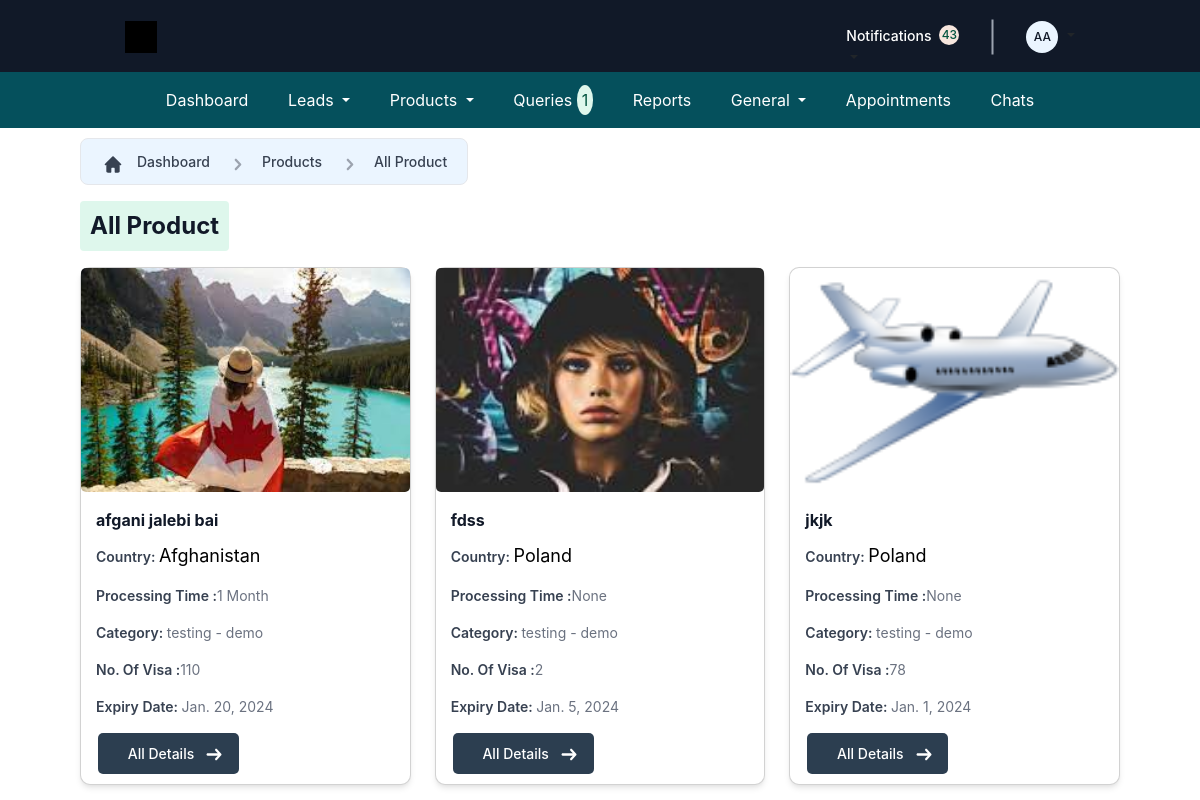
Screenshot of /Agent/PackageList/ (signed in) with the database file from the repository.
### crm_app/models.py (models this page shows, shortened)
class CustomUser(AbstractUser):
    user_type_data = (
        ("1", "HOD"),
        ("2", "Admin"),
        ("3", "Employee"),
        ("4", "Agent"),
        ("5", "Out Sourcing Agent"),
        ("6", "Customer"),
    )
    user_type = models.CharField(default="1", choices=user_type_data, max_length=10)
    is_logged_in = models.BooleanField(default=False)
    def generate_initials(self):
        first_initial = self.first_name[0].upper() if self.first_name else ""
        last_initial = self.last_name[0].upper() if self.last_name else ""
        return f"{first_initial}{last_initial}"
    def __str__(self):
        return f"{self.first_name} {self.last_name}"

class Package(models.Model):
    visa_country = models.ForeignKey(
        VisaCountry, on_delete=models.SET_NULL, null=True, blank=True
    )
    visa_category = models.ForeignKey(
        VisaCategory,
        on_delete=models.SET_NULL,
        null=True,
        blank=True,
        related_name="package_category",
    )
    title = models.CharField(max_length=100, null=True, blank=True)
    description = models.CharField(max_length=500, null=True, blank=True)
    assign_to_group = models.ForeignKey(
        Group, on_delete=models.SET_NULL, null=True, blank=True
    )
    number_of_visa = models.IntegerField(null=True, blank=True)
    amount = models.CharField(max_length=100, null=True, blank=True)
    advance_amount = models.CharField(max_length=100, null=True, blank=True)
    file_charges = models.CharField(max_length=100, null=True, blank=True)
    package_expiry_date = models.DateField(auto_created=False, null=True, blank=True)
    last_updated_by = models.ForeignKey(
        CustomUser, on_delete=models.SET_NULL, null=True, blank=True
    )
    last_updated_on = models.DateTimeField(auto_now=True)
    image = models.FileField(upload_to="media/package_images/", null=True, blank=True)
    processing_time = models.CharField(
        max_length=30, choices=PROCESSING_TIME_CHOICES, blank=True, null=True
    )
    approval = models.BooleanField(default="False")

class VisaCountry(models.Model):
    country = models.CharField(max_length=100)
    created = models.DateTimeField(auto_now=True)
    lastupdated_by = models.CharField(max_length=100, null=True, blank=True)
    last_updated_on = models.DateTimeField(auto_now=True)
    def __str__(self):
        return str(self.country)

class VisaCategory(models.Model):
    visa_country_id = models.ForeignKey(VisaCountry, on_delete=models.CASCADE)
    category = models.CharField(max_length=100)
    subcategory = models.CharField(max_length=100)
    lastupdated_by = models.CharField(max_length=100, null=True, blank=True)
    last_updated_on = models.DateTimeField(auto_now=True)
    class Meta:
        db_table = "VisaCategory"
    def __str__(self):
        return f"{self.category} - {self.subcategory}"

### crm_app/AgentViews.py (the view)
# urls.py: path("PackageList/", PackageListView.as_view(), name="Package_list"),
class PackageListView(LoginRequiredMixin, ListView):
    model = Package
    template_name = "Agent/Product/product.html"
    context_object_name = "Package"
    def get_queryset(self):
        return Package.objects.order_by("-id")
    def get_context_data(self, **kwargs):
        context = super().get_context_data(**kwargs)
        user = self.request.user
        faq_count = FAQ.objects.filter(user=user).count()
        context["faq_count"] = faq_count
        return context

### crm_app/context_processors.py (called while the page is built)
def faq_count(request):
    if request.user.is_authenticated:
        count = FAQ.objects.all().count()
    else:
        count = 0
    return {"faq_count": count}

### templates/Agent/Product/product.html (shortened to what this page needs)
{% extends "Agent/Base/base.html" %}
{% load static %}
{% block main-content %}
<div class="form-container">
  <div class="custom-container">
    <div class="icon-container">
      <div class="icon">
      </div>
    </div>
    <div class="text-container">
      <a href="{% url "agent_dashboard" %}" style="text-decoration: none">
        <div class="text">Dashboard</div>
      </a>
    </div>
    <div class="icon-container">
      <div class="icon">
      </div>
    </div>
    <div class="text-container">
      <a href="{% url "Agent_Package_list" %}" style="text-decoration: none">
      <div class="text">Products</div>
      </a>
    </div>
    <div class="icon-container">
      <div class="icon">
      </div>
    </div>
    <div class="text-container">
      <div class="text">All Product</div>
    </div>
  </div>
  <div class="customs-container">
    <div class="custom-box">
      <div class="custom-text">All Product</div>
    </div>
  </div>
  <div class="row">
    {% for i in Package  %}
    {% if i.approval == True %}
    <div class="col-md-4" style="margin-bottom:4px;">
      <div class="card">
      <div class="images-content" style="height:14rem;">
               <div class="card-image1" style="width:100%">
                  <a href="{% url "Agent_package_detail" i.id %}">
                  {% if i.image %}
                  <img src="{{ i.image.url }}" alt="Owl Image" class="card-img">
                  {% else %}
                  <img src="{% static "style/Styling\DashboardDesign\images\card-header.png" %}" alt="" class="card-img">
                  {% endif %}
                  </a>
               </div>
            </div>
        <div class="card-body">
          <h5 class="card-title">{{i.title}}</h5>
          <p class="card-text">
            Country: <span class="txt" style="color:black;font-size:large;">{{i.visa_country}}</span>
          </p>
          <p class="card-text">
                  Processing Time :<span class="txt">{{i.processing_time}}</span>
               </p>
          <p class="card-text">
            Category: <span class="txt">{{i.visa_category}}</span>
          </p>
          <p class="card-text">
            No. Of Visa :<span class="txt">{{i.number_of_visa}}</span>
          </p>
          <p class="card-text">
            Expiry Date: <span class="txt">{{i.package_expiry_date}}</span>
          </p>
        </div>
        <div class="d-grid gap-2 product-detail d-md-flex justify-content-between">
          <a href="{% url "Agent_package_detail" i.id %}">
          <div class="Button">
            <div class="Text">All Details</div>
            <div class="ArrowRight">
            </div>
          </div>
        </a>
        </div>
      </div>
    </div>
    {% endif %}
    {% endfor %}
  </div>
</div>
{% endblock main-content %}

### templates/Agent/Base/base.html (shortened to what this page needs)
{% load static %}
<!DOCTYPE html>
<html lang="en">
    <head>
        <link
          rel="stylesheet"
          type="text/css"
          href="https://cdn.datatables.net/1.10.24/css/jquery.dataTables.min.css"
        />
        <link
          rel="stylesheet"
          type="text/css"
          href="https://cdn.datatables.net/buttons/1.7.1/css/buttons.dataTables.min.css"
        />
        <link rel="stylesheet" href="{% static "style/Styling/Bootstrap/style.css" %}" />
        <link
          href="{% static "style/Styling/Bootstrap/css/bootstrap.min.css" %}"
          rel="stylesheet"
          type="text/css"
        />
        <link rel="stylesheet" href="{% static "style/Styling/DashboardDesign/css/style.css" %}">
        <link rel="stylesheet" href="{% static "style/Styling/DashboardDesign/css/swiper-bundle.min.css" %}">
    </head>
<body>
  {% include "Agent/Base/header.html" %}
  {% include "Agent/Base/Navbar.html" %}
    {% block main-content %}{% endblock main-content %}
</body>
</html>

### templates/Agent/Base/header.html (shortened to what this page needs)
{% load static %}
<div class="Navbar">
   <div class="Content">
     <div class="Logo">
       <div class="LogoElement">
         <div class="ClipPathGroup">
           <div class="Vector" id="black-bg"></div>
           <div class="Group">
             <div class="Vector" id="white-bg">
             </div>
           </div>
         </div>
       </div>
     </div>
     <div class="Cta">
      <div class="Buttons">
        <a class="nav-link dropdown-toggle" href="#" id="notificationDropdown" role="button" data-bs-toggle="dropdown" aria-expanded="false" style="margin-top: 20px;">
         <div class="Link">
           <div class="Text">Notifications</div>
           <div class="Badge">
             <div class="Text1" id="notification">{{notification_Count}}</div>
           </div>
         </div>
        </a>
        <div class="Separator"></div>
        <a class="nav-link dropdown-toggle" href="#" id="navbarDropdown" role="button" data-bs-toggle="dropdown" aria-expanded="false">
           <div class="Avatar">
             <div class="Ph">{{request.user.generate_initials}}</div>
           </div>
         </a>
      </div>
     </div>
   </div>
 </div>

### templates/Agent/Password Settings/updatepassword.html (shortened to what this page needs)
{% load crispy_forms_tags %}

### templates/Agent/Base/Navbar.html (shortened to what this page needs)
<nav class="navbar navbar-expand-lg bg-body-tertiary newnav">
    <div class="container-fluid">
      <div class="collapse navbar-collapse" id="navbarSupportedContent">
        <ul class="navbar-nav d-flex justify-content-center w-100 mynav" >
          <li class="nav-item">
            <a class="nav-link navitem" href="{% url "agent_dashboard" %}">Dashboard</a>
          </li>
          <li class="nav-item dropdown">
            <a class="nav-link navitem dropdown-toggle" href="#" role="button" data-bs-toggle="dropdown" aria-expanded="false">
                Leads
            </a>
          </li>
          <li class="nav-item dropdown">
            <a class="nav-link navitem dropdown-toggle" href="#" role="button" data-bs-toggle="dropdown" aria-expanded="false">
                Products
            </a>
          </li>
          <li class="nav-item">
            <div class="link1">
                <a class="nav-link navitem" href="{% url "resolved_queries" %}">Queries <span class="text1">{{faq_count}}</span>
                  </a>
                </div>
          </li>
          <li class="nav-item">
            <div class="link1">
                <a class="nav-link navitem" href="{% url "Agent_reportlist" %}">Reports
                  </a>
                </div>
          </li>
          <li class="nav-item dropdown">
            <a class="nav-link navitem dropdown-toggle" href="#" role="button" data-bs-toggle="dropdown" aria-expanded="false">
                General
            </a>
          </li>
          <li class="nav-item">
            <div class="link1">
                <a class="nav-link navitem" href="{% url "Appointment_list" %}">Appointments
                  </a>
                </div>
          </li>
          <li class="nav-item">
            <div class="link1">
                <a class="nav-link navitem" href="{% url "chat" %}">Chats
                  </a>
                </div>
          </li>
        </ul>
      </div>
      </div>
  </nav>

### static/style/Styling/DashboardDesign/css/style.css (style rules this page uses)
body { margin: 0; font-family: 'Inter', sans-serif; }
.card { border-radius: 10px; background-color: #FFF; }
.images-content, .card-content { display: flex; flex-direction: column; align-items: center; }
.images-content { position: relative; row-gap: 5px; }
.card-image1 { height: 100%; }
.card-image1 .card-img { height: 100%; width: 100%; object-fit: cover; }
.card-title { color: var(--gray-900, var(--gray-900, #111928)) !important; font-size: 16px !important; font-style: normal !important; font-weight: 700 !important; line-height: 162.5% !important; }
.card-text { line-height: normal; color: var(--gray-500, #6b7280); font-size: 14px; font-style: normal; font-weight: 400; line-height: normal; }

### rows the page displays
CustomUser: user.generate_initials "AA"
Package: image (picture), title "afgani jalebi bai", visa_country "Afghanistan", processing_time "1 Month", visa_category "testing - demo", number_of_visa "110", package_expiry_date "Jan. 20, 2024"
Package: image (placeholder picture), title "fdss", visa_country "Poland", processing_time "None", visa_category "testing - demo", number_of_visa "2", package_expiry_date "Jan. 5, 2024"
Package: image (picture), title "jkjk", visa_country "Poland", processing_time "None", visa_category "testing - demo", number_of_visa "78", package_expiry_date "Jan. 1, 2024"

### other values shown
{{ notification_Count }} "43"
{{ faq_count }} "1"
